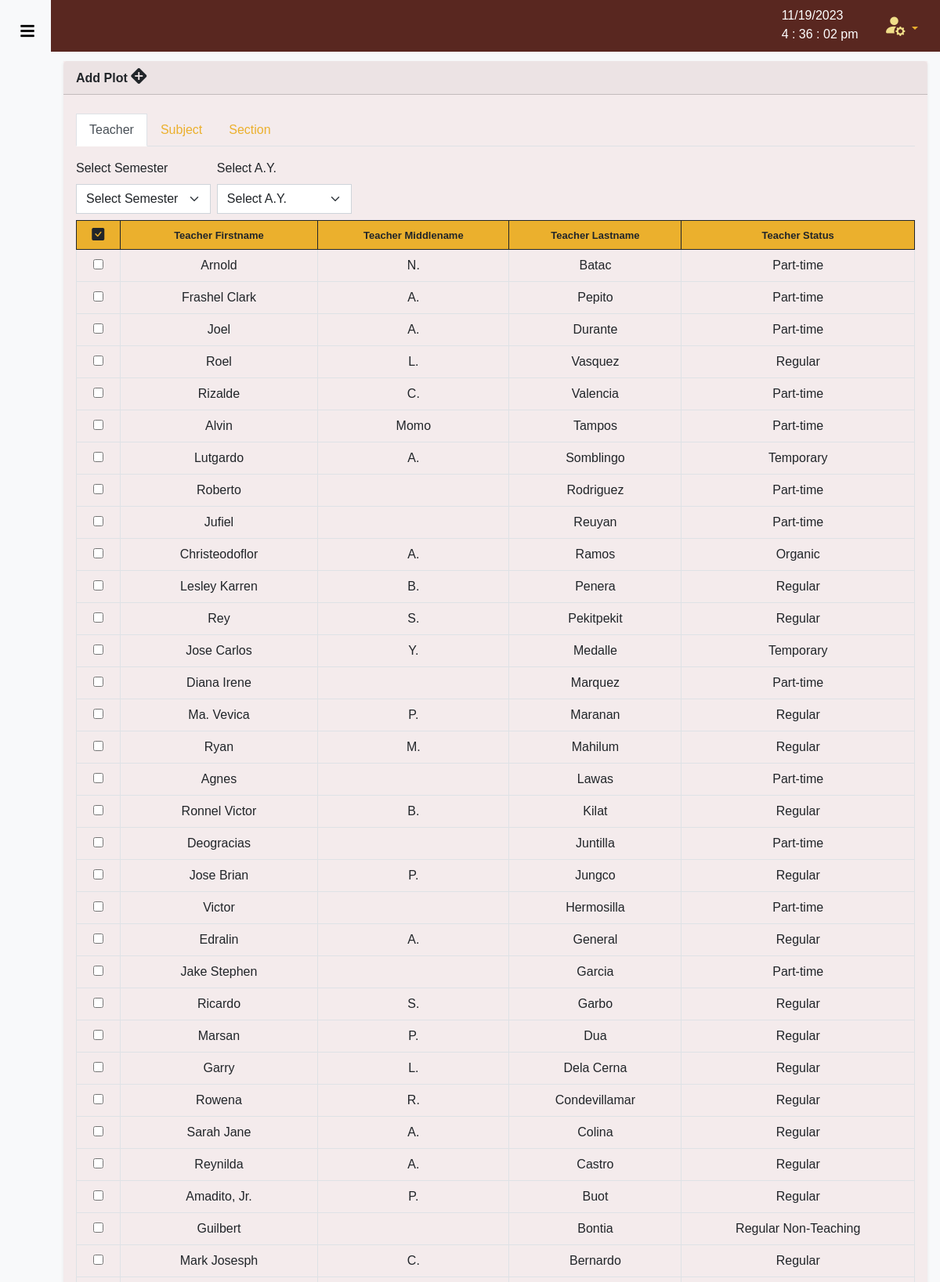
/admin/add_plot.php (signed in, upper part), run on the app's committed database.
### tables this page shows
CREATE TABLE `teacher` (
  `teacher_id` int(11) NOT NULL,
  `teacher_id_number` int(100) NOT NULL,
  `teacher_lastname` varchar(255) NOT NULL,
  `teacher_firstname` varchar(255) NOT NULL,
  `teacher_middlename` varchar(255) NOT NULL,
  `teacher_fullname` varchar(255) NOT NULL,
  `teacher_bachelor` varchar(255) NOT NULL,
  `teacher_master` varchar(255) NOT NULL,
  `teacher_doctor` varchar(255) NOT NULL,
  `teacher_special` varchar(255) NOT NULL,
  `teacher_major` varchar(255) NOT NULL,
  `teacher_minor` varchar(255) NOT NULL,
  `teacher_designation` varchar(255) NOT NULL,
  `teacher_status` varchar(255) NOT NULL,
  `teacher_research` varchar(255) NOT NULL,
  `teacher_production` varchar(255) NOT NULL,
  `teacher_extension` varchar(255) NOT NULL,
  `teacher_others` varchar(255) NOT NULL
);

### admin/add_plot.php (the view, shortened to what this page needs)
<?php
include_once("../data/database.php");
if ($_SESSION["user_type"] != "Admin") {
    session_start();
    session_unset();
    session_destroy();
    header("Location: ../index.php");
} else {
    $retrieve_teacher_list_plot = $conn->prepare("
 SELECT *
 FROM teacher
");
    $retrieve_teacher_list_plot->execute([]);
}
?>
<!DOCTYPE html>
<html lang="en">
<head>
    <link href="..//css//select2.min.css" rel="stylesheet" />
    <link rel="stylesheet" href="..//css//main.min.css">
    <link rel="stylesheet" href="https://cdn.jsdelivr.net/npm/bootstrap-icons@1.10.4/font/bootstrap-icons.css">
    <link rel="stylesheet" href="..//css//nstyle.css? <?php echo time(); ?>">
</head>
<body class="bg-light">
    <div class="container-fluid p-0 d-flex" style="overflow-x: hidden;">
        <?php include_once("../Components/admin_Sidebar.php") ?>
        <div class="position-relative main-content" id="plot-content" style="width: 100%;">
            <?php include_once("../Components/admin_NavBar.php") ?>
            <div class="row g-2 px-3 my-1">
                <div class="col-12">
                    <div class="card shadow-sm rounded-0 border-0">
                        <div class="card-header">
                            <strong>Add Plot <i class="bi bi-sign-intersection-fill h5"></i></strong>
                        </div>
                        <div class="card-body">
                            <div class="my-2">
                                <ul class="nav nav-tabs">
                                    <li class="nav-item" role="presentation">
                                        <button class="nav-link nav-link-table rounded-0 active" id="add-teacher-plot"
                                            data-bs-toggle="tab" data-bs-target="#add-teacher-plot-pane" type="button"
                                            role="tab" aria-controls="add-teacher-plot-pane"
                                            aria-selected="true">Teacher</button>
                                    </li>
                                    <li class="nav-item" role="presentation">
                                        <button class="nav-link  nav-link-table rounded-0" id="add-subject-plot"
                                            data-bs-toggle="tab" data-bs-target="#add-subject-plot-pane" type="button"
                                            role="tab" aria-controls="add-subject-plot-pane"
                                            aria-selected="true">Subject</button>
                                    </li>
                                    <li class="nav-item" role="presentation">
                                        <button class="nav-link nav-link-table  rounded-0" id="add-section-plot"
                                            data-bs-toggle="tab" data-bs-target="#add-section-plot-pane" type="button"
                                            role="tab" aria-controls="add-section-plot-pane"
                                            aria-selected="true">Section</button>
                                    </li>
                                </ul>
                                <div class="tab-content">
                                    <div class="tab-pane fade show active" id="add-teacher-plot-pane" role="tabpanel"
                                        aria-labelledby="add-teacher-plot" tabindex="0">
                                        <form id="add-teacher-plot-form">
                                            <div class="my-2 row g-2 align-items-center">
                                                <div class="col-2">
                                                    <label class="form-label">Select Semester</label>
                                                    <select class="form-select rounded-0 shadow-none" name="semester">
                                                        <option value="" selected>Select Semester</option>
                                                    </select>
                                                </div>
                                                <div class="col-2">
                                                    <label class="form-label">Select A.Y.</label>
                                                    <select class="form-select rounded-0 shadow-none" id="select-ay"
                                                        name="school_year">
                                                        <option value="" selected>Select A.Y.</option>
                                                    </select>
                                                </div>
                                            </div>
                                            <div class="my-2 table-responsive">
                                                <table id="datatable-teacher" class="table table-bordered">
                                                    <thead class="bg-primary">
                                                        <tr class="text-center border-dark" style='font-size: 13px;'>
                                                            <th>
                                                                <i class="bi bi-check-square-fill h6"></i>
                                                            </th>
                                                            <th>Teacher Firstname</th>
                                                            <th>Teacher Middlename</th>
                                                            <th>Teacher Lastname</th>
                                                            <th>Teacher Status</th>
                                                        </tr>
                                                    </thead>
                                                    <tbody>
                                                        <?php
                                                        while ($row = $retrieve_teacher_list_plot->fetch()) {
                                                            echo '
                                                                <tr class="text-center">
                                                                    <td>
                                                                        <input type="checkbox" name="" id="" value="' . $row["teacher_firstname"] . ' ' . $row["teacher_middlename"] . ' ' . $row["teacher_lastname"] . '">
                                                                    </td>
                                                                    <td>' . $row["teacher_firstname"] . '</td>
                                                                    <td>' . $row["teacher_middlename"] . '</td>
                                                                    <td>' . $row["teacher_lastname"] . '</td>
                                                                    <td>' . $row["teacher_status"] . '</td>
                                                                </tr>
                                                            ';
                                                        }
                                                        ?>
                                                    </tbody>
                                                </table>
                                            </div>
                                        </form>
                                    </div>
                                </div>
                            </div>
                        </div>
                    </div>
                </div>
            </div>
</body>
</html>

### css/nstyle.css (style rules this page uses)
#plot-content, #add-plot-content, #print-content { margin-left: 65px; }
td { text-align: center; padding: 10px 20px; position: relative; }
table { border-spacing: 0; border-collapse: collapse; }
.main-content { margin-left: 110px; flex: 1; }
.my-2 { overflow-y:auto; }
.card { background-color: rgba(224, 183, 183, 0.212); box-shadow: 0 5px 15px rgba(0, 0, 0, 0.35); }

### css/side.css (style rules this page uses)
* { margin: 0; padding: 0; box-sizing: border-box; font-family: "Poppins", sans-serif; }
.bi { margin-top: 6%; }

### data on the page
teacher: teacher_firstname "Arnold", teacher_middlename "N.", teacher_lastname "Batac", teacher_status "Part-time"
teacher: teacher_firstname "Frashel Clark", teacher_middlename "A.", teacher_lastname "Pepito", teacher_status "Part-time"
teacher: teacher_firstname "Joel", teacher_middlename "A.", teacher_lastname "Durante", teacher_status "Part-time"
teacher: teacher_firstname "Roel", teacher_middlename "L.", teacher_lastname "Vasquez", teacher_status "Regular"
teacher: teacher_firstname "Rizalde", teacher_middlename "C.", teacher_lastname "Valencia", teacher_status "Part-time"
teacher: teacher_firstname "Alvin", teacher_middlename "Momo", teacher_lastname "Tampos", teacher_status "Part-time"
teacher: teacher_firstname "Lutgardo", teacher_middlename "A.", teacher_lastname "Somblingo", teacher_status "Temporary"
teacher: teacher_firstname "Roberto", teacher_lastname "Rodriguez", teacher_status "Part-time"
teacher: teacher_firstname "Jufiel", teacher_lastname "Reuyan", teacher_status "Part-time"
teacher: teacher_firstname "Christeodoflor", teacher_middlename "A.", teacher_lastname "Ramos", teacher_status "Organic"
teacher: teacher_firstname "Lesley Karren", teacher_middlename "B.", teacher_lastname "Penera", teacher_status "Regular"
teacher: teacher_firstname "Rey", teacher_middlename "S.", teacher_lastname "Pekitpekit", teacher_status "Regular"
teacher: teacher_firstname "Jose Carlos", teacher_middlename "Y.", teacher_lastname "Medalle", teacher_status "Temporary"
teacher: teacher_firstname "Diana Irene", teacher_lastname "Marquez", teacher_status "Part-time"
teacher: teacher_firstname "Ma. Vevica", teacher_middlename "P.", teacher_lastname "Maranan", teacher_status "Regular"
teacher: teacher_firstname "Ryan", teacher_middlename "M.", teacher_lastname "Mahilum", teacher_status "Regular"
teacher: teacher_firstname "Agnes", teacher_lastname "Lawas", teacher_status "Part-time"
teacher: teacher_firstname "Ronnel Victor", teacher_middlename "B.", teacher_lastname "Kilat", teacher_status "Regular"
teacher: teacher_firstname "Deogracias", teacher_lastname "Juntilla", teacher_status "Part-time"
teacher: teacher_firstname "Jose Brian", teacher_middlename "P.", teacher_lastname "Jungco", teacher_status "Regular"
teacher: teacher_firstname "Victor", teacher_lastname "Hermosilla", teacher_status "Part-time"
teacher: teacher_firstname "Edralin", teacher_middlename "A.", teacher_lastname "General", teacher_status "Regular"
teacher: teacher_firstname "Jake Stephen", teacher_lastname "Garcia", teacher_status "Part-time"
teacher: teacher_firstname "Ricardo", teacher_middlename "S.", teacher_lastname "Garbo", teacher_status "Regular"
teacher: teacher_firstname "Marsan", teacher_middlename "P.", teacher_lastname "Dua", teacher_status "Regular"
teacher: teacher_firstname "Garry", teacher_middlename "L.", teacher_lastname "Dela Cerna", teacher_status "Regular"
teacher: teacher_firstname "Rowena", teacher_middlename "R.", teacher_lastname "Condevillamar", teacher_status "Regular"
teacher: teacher_firstname "Sarah Jane", teacher_middlename "A.", teacher_lastname "Colina", teacher_status "Regular"
teacher: teacher_firstname "Reynilda", teacher_middlename "A.", teacher_lastname "Castro", teacher_status "Regular"
teacher: teacher_firstname "Amadito, Jr.", teacher_middlename "P.", teacher_lastname "Buot", teacher_status "Regular"
teacher: teacher_firstname "Guilbert", teacher_lastname "Bontia", teacher_status "Regular Non-Teaching"
teacher: teacher_firstname "Mark Josesph", teacher_middlename "C.", teacher_lastname "Bernardo", teacher_status "Regular"
